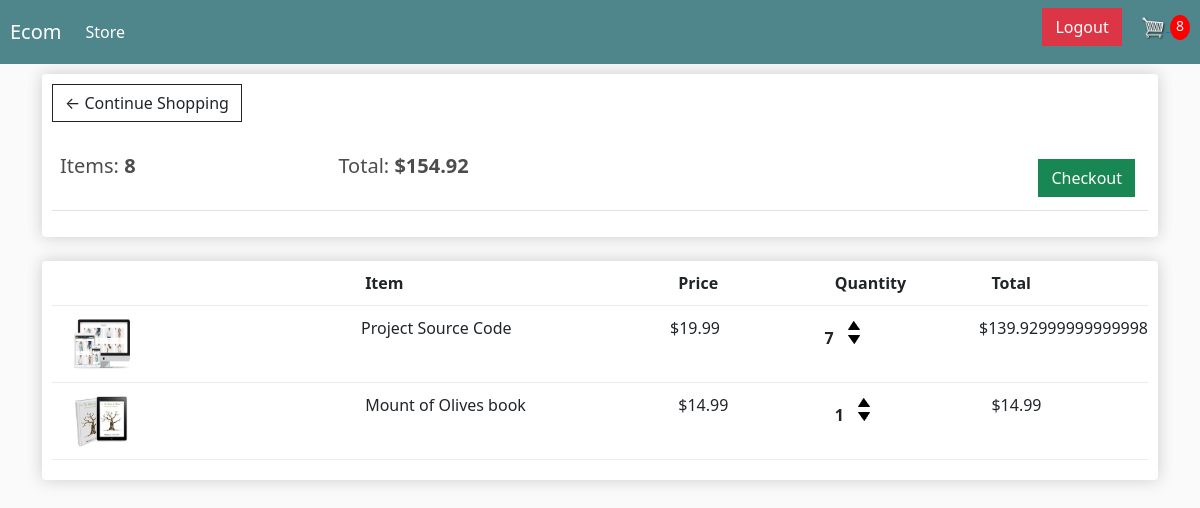
Page /cart/ (signed in) on the committed database.
### store/models.py (models this page shows, shortened)
class Order(models.Model):
    customer = models.ForeignKey(Customer, on_delete=models.SET_NULL, null=True, blank=True)
    date_ordered = models.DateTimeField(auto_now_add=True)
    complete = models.BooleanField(default=False, null=True, blank=False)
    transaction_id = models.CharField(max_length=100, null=True)
    @property
    def get_cart_total(self):
        orderitems = self.orderitem_set.all()
        total = sum([item.get_total for item in orderitems])
        return total
    @property
    def get_cart_items(self):
        orderitems = self.orderitem_set.all()
        total = sum([item.quantity for item in orderitems])
        return total

class OrderItem(models.Model):
    product = models.ForeignKey(Product, on_delete=models.SET_NULL, blank=True, null=True)
    order = models.ForeignKey(Order, on_delete=models.SET_NULL,blank=True, null=True)
    quantity = models.IntegerField(default=0, null=True, blank=True)
    date_added = models.DateTimeField(auto_now_add=True)
    @property
    def get_total(self):
        total = self.quantity * self.product.price
        return total

class Product(models.Model):
    name = models.CharField(max_length=200, null=True)
    price = models.FloatField()
    digital = models.BooleanField(default=False, null=True, blank=False)
    image = models.ImageField(null=True, blank=True)
    @property
    def imageURL(self):
        try:
            url = self.image.url
        except:
            url = ''
        return url

### store/views.py (the view)
# urls.py: path('cart/', views.cart, name='cart'),
@login_required
def cart(request):
    data = cartData(request)
    cartItems = data['cartItems']
    order = data['order']
    items = data['items']
    context = {
        'items': items,
        'order': order,
        'cartItems': cartItems
    }
    return render(request, 'store/cart.html', context)

### store/utils.py (called while the page is built)
def cartData(request):
    if request.user.is_authenticated:
        customer = request.user.customer
        order, created = Order.objects.get_or_create(customer=customer, complete=False)
        items = order.orderitem_set.all()
        cartItems = order.get_cart_items
    else:
        cookieData = cookieCart(request)
        cartItems = cookieData['cartItems']
        order = cookieData['order']
        items = cookieData['items']
    return {'cartItems': cartItems, 'order': order, 'items': items}

### store/templates/store/cart.html
{% extends 'store/main.html' %}
{% load static %}
{% block content %}
<div class="row">
	<div class="col-lg-12">
        <div class="box-element">
            <a  class="btn btn-outline-dark" href="{% url 'store' %}">&#x2190; Continue Shopping</a>
            <br>
            <br>
            <table class="table">
                <tr>
                    <th><h5>Items: <strong>{{ order.get_cart_items }}</strong></h5></th>
                    <th><h5>Total:<strong> ${{ order.get_cart_total|floatformat:2 }}</strong></h5></th>
                    <th>
                        <a  style="float:right; margin:5px;" class="btn btn-success" href="{% url 'checkout' %}">Checkout</a>
                    </th>
                </tr>
            </table>
        </div>
		<br>
        <div class="box-element">
            <div class="cart-row">
                <div style="flex:2"></div>
                <div style="flex:2"><strong>Item</strong></div>
                <div style="flex:1"><strong>Price</strong></div>
                <div style="flex:1"><strong>Quantity</strong></div>
                <div style="flex:1"><strong>Total</strong></div>
            </div>
            {% for item in items %}
                <div class="cart-row">
                    <div style="flex:2"><img class="row-image" src="{{ item.product.imageURL }}"></div>
                    <div style="flex:2"><p>{{ item.product.name }}</p></div>
                    <div style="flex:1"><p>${{ item.product.price|floatformat:2 }}</p></div>
                    <div style="flex:1">
                        <p class="quantity">{{ item.quantity }}</p>
                        <div class="quantity">
                            <img data-product='{{ item.product.id }}' data-action='add' class="chg-quantity update-cart" src="{% static  'images/arrow-up.png' %}">
                            <img data-product='{{ item.product.id }}' data-action='remove' class="chg-quantity update-cart" src="{% static  'images/arrow-down.png' %}">
                        </div>
                    </div>
                    <div style="flex:1"><p>${{ item.get_total }}</p></div>
                </div>
            {% endfor %}
	</div>
</div>
{% endblock content %}

### static/css/main.css (style rules this page uses)
body { background-color: hsl(0, 0%, 98%); }
h1, h2, h3, h4, h5, h6 { color: hsl(0, 0%, 30%); }
.box-element { box-shadow: hsl(0, 0%, 80%) 0 0 16px; background-color: #fff; border-radius: 4px; padding: 10px; }
.col-lg-4, .col-lg-6, .col-lg-8, .col-lg-12 { margin-top: 10px; }
.btn { border-radius: 0; }
.row-image { width: 100px; }
.cart-row { display: flex; align-items: flex-stretch; padding-bottom: 10px; margin-bottom: 10px; border-bottom: 1px solid #ececec; }
.quantity { display: inline-block; font-weight: 700; padding-right: 10px; }
.chg-quantity { width: 12px; cursor: pointer; display: block; margin-top: 5px; transition: 0.1s; }

### rows in the picture
Order: get_cart_items "8", get_cart_total "154.92"
OrderItem: product.imageURL (picture), product.name "Project Source Code", product.price "19.99", quantity "7", get_total "139.92999999999998"
OrderItem: product.imageURL (picture), product.name "Mount of Olives book", product.price "14.99", quantity "1", get_total "14.99"

### other values in the picture
{{ cartItems }} "8"
